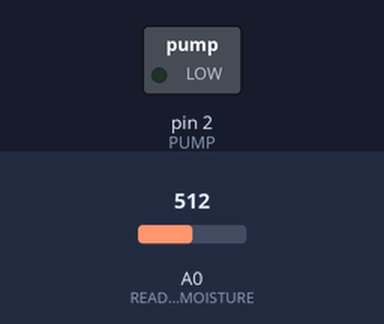
Recording of a sketch running on a simulated Arduino Uno, built with avr-gcc and run on an emulated ATmega328P. Shown: switched loads named in the sketch (green lamp = pin HIGH). The inputs (shaded band) are chosen by the test bench; at power-on: A0 (READSOILMOISTURE) = 512. What the sketch prints to the serial monitor is not drawn.

Above: at 1.2 s.
1.3 s: A0 (READSOILMOISTURE) set to 688
2.8 s: A0 (READSOILMOISTURE) set to 707
At 3.6 s:
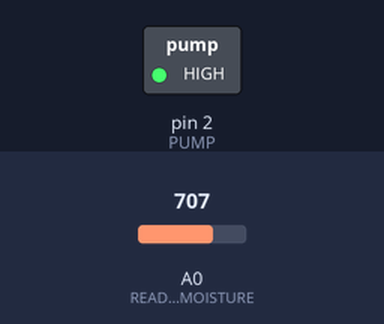
6.8 s: A0 (READSOILMOISTURE) set to 710
Timing chart, 0 to 10.4 s (numbered marks = the images above; inputs shaded):
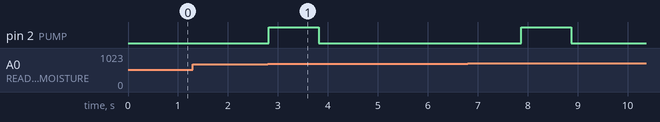

The sketch:

self_watering_plant.ino
```cpp
#define PUMP 2
#define READSOILMOISTURE A0
#define MAXIMUMDRYNESS 700
void setup()
{
  Serial.begin(9600);
  pinMode(READSOILMOISTURE, INPUT);
  pinMode(PUMP, OUTPUT);
}

void loop()
{
  int SensorValue = analogRead(READSOILMOISTURE);
  Serial.print(SensorValue);
  if(SensorValue >= MAXIMUMDRYNESS)
  {
   Serial.println("Since Soil is dry......... Start watering");
   digitalWrite(PUMP, HIGH);
   delay(1000);
   digitalWrite(PUMP, LOW);
   delay(4000);
  }

  delay(50);
}
```

Measured:
- the behaviour switches between 699 and 700 on A0 (READSOILMOISTURE) (found by bisection; images 0 and 1)
- after the input at 1.3 s, every drawn part: stays the same
- after the input at 2.8 s, pin 2 (PUMP): LOW → HIGH at once, → LOW 1.0 s later
